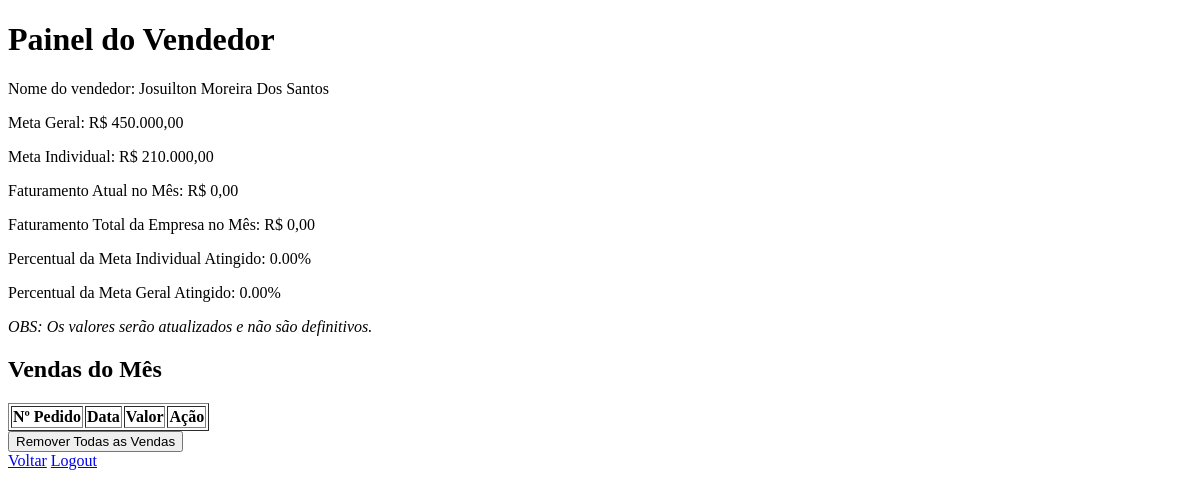
Page /dashboard (signed in) on the committed database.
### tables this page shows
CREATE TABLE Users (
        id INTEGER PRIMARY KEY AUTOINCREMENT,
        username TEXT NOT NULL,
        password TEXT NOT NULL,
        name TEXT NOT NULL,  -- Nome completo do usuário
        role TEXT NOT NULL  -- 'seller' ou 'master'
    );

CREATE TABLE GeneralGoals (
        id INTEGER PRIMARY KEY AUTOINCREMENT,
        goal REAL NOT NULL
    );

CREATE TABLE IndividualGoals (
        id INTEGER PRIMARY KEY AUTOINCREMENT,
        user_id INTEGER NOT NULL,
        goal REAL NOT NULL,
        FOREIGN KEY(user_id) REFERENCES Users(id)
    );

### comisys.py (the view, shortened to what this page needs)
@app.route('/dashboard')
def dashboard():
    if 'user_id' not in session:
        return redirect(url_for('login'))
    user_id = session['user_id']
    user_role = session['role']
    conn = get_db_connection()
    cursor = conn.cursor()
    if user_role == 'seller':
        cursor.execute('SELECT name FROM Users WHERE id = ?', (user_id,))
        username = cursor.fetchone()['name']
        cursor.execute('''
            SELECT SUM(amount) AS total_sales
            FROM Sales
            WHERE user_id = ?
            AND strftime('%m', date) = strftime('%m', 'now')
            AND strftime('%Y', date) = strftime('%Y', 'now')
        ''', (user_id,))
        total_sales_row = cursor.fetchone()
        total_sales = total_sales_row['total_sales'] if total_sales_row and total_sales_row['total_sales'] else 0
        cursor.execute('SELECT goal FROM IndividualGoals WHERE user_id = ?', (user_id,))
        individual_goal_row = cursor.fetchone()
        individual_goal = individual_goal_row['goal'] if individual_goal_row else 0
        cursor.execute('''
            SELECT SUM(amount) AS total_company_sales
            FROM Sales
            WHERE strftime('%m', date) = strftime('%m', 'now')
            AND strftime('%Y', date) = strftime('%Y', 'now')
        ''')
        total_company_sales_row = cursor.fetchone()
        total_company_sales = total_company_sales_row['total_company_sales'] if total_company_sales_row and total_company_sales_row['total_company_sales'] else 0
        cursor.execute('SELECT goal FROM GeneralGoals ORDER BY id DESC LIMIT 1')
        general_goal_row = cursor.fetchone()
        general_goal = general_goal_row['goal'] if general_goal_row else 0
        cursor.execute('''
            SELECT date, amount, order_number
            FROM Sales
            WHERE user_id = ?
            AND strftime('%m', date) = strftime('%m', 'now')
            AND strftime('%Y', date) = strftime('%Y', 'now')
        ''', (user_id,))
        vendas = cursor.fetchall()
        conn.close()
        individual_percentage = (total_sales / individual_goal) * 100 if individual_goal else 0
        company_percentage = (total_company_sales / general_goal) * 100 if general_goal else 0
        return render_template('seller_dashboard.html', total_sales=total_sales,
                               total_company_sales=total_company_sales,
                               individual_percentage=individual_percentage,
                               company_percentage=company_percentage,
                               user_id=user_id,
                               username=username,
                               general_goal=general_goal,
                               vendas=vendas,
                               individual_goal=individual_goal)

### comisys.py (called while the page is built)
def get_db_connection():
    conn = sqlite3.connect('sales_tracking.db')
    conn.row_factory = sqlite3.Row
    return conn

def format_currency(value):
    return f'R$ {value:,.2f}'.replace(',', 'X').replace('.', ',').replace('X', '.')

def format_percentage(value):
    return f'{value:,.2f}%'.replace(',', 'X').replace('X', '.')

### templates/seller_dashboard.html (shortened to what this page needs)
{% extends "base.html" %}
{% block content %}
<h1>Painel do Vendedor</h1>
<p>Nome do vendedor: {{username}}</p>
<p>Meta Geral: {{ general_goal | float | currency }}</p>
<p>Meta Individual: {{ individual_goal | float | currency }}</p>
<p>Faturamento Atual no Mês: {{ total_sales | float | currency }}</p>
<p>Faturamento Total da Empresa no Mês: {{ total_company_sales | float | currency }}</p>
<p>Percentual da Meta Individual Atingido: {{ individual_percentage | float | percentage}}</p>
<p>Percentual da Meta Geral Atingido: {{ company_percentage | float | percentage}}</p>
<p><em>OBS: Os valores serão atualizados e não são definitivos.</em></p>
<h2>Vendas do Mês</h2>
<table border="1">
    <tr>
        <th>Nº Pedido</th>
        <th>Data</th>
        <th>Valor</th>
        <th>Ação</th>
    </tr>
</table>
<form action="{{ url_for('delete_all_sales', seller_id=user_id) }}" method="post">
    <button type="submit" onclick="return confirm('Tem certeza que deseja deletar todas as vendas deste vendedor?');">Remover Todas as Vendas</button>
</form>
<a href="{{ url_for('dashboard') }}">Voltar</a>
<a href="{{ url_for('logout') }}">Logout</a>
{% endblock %}

### templates/base.html (shortened to what this page needs)
<!DOCTYPE html>
<html lang="pt-br">
<head>
</head>
<body>
    {% block content %}{% endblock %}
</body>
</html>

### rows in the picture
Users: name "Josuilton Moreira Dos Santos"
GeneralGoals: goal "R$ 450.000,00"
IndividualGoals: goal "R$ 210.000,00"

### other values in the picture
{{ total_sales | float | currency }} "R$ 0,00"
{{ total_company_sales | float | currency }} "R$ 0,00"
{{ individual_percentage | float | percentage }} "0.00%"
{{ company_percentage | float | percentage }} "0.00%"
